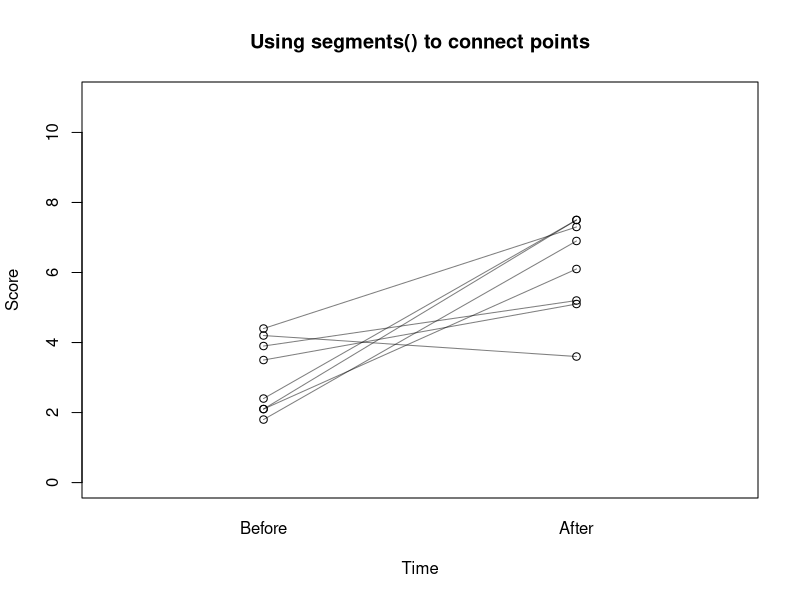

The R source for this figure:
# Before and after data
before <- c(2.1, 3.5, 1.8, 4.2, 2.4, 3.9, 2.1, 4.4)
after <- c(7.5, 5.1, 6.9, 3.6, 7.5, 5.2, 6.1, 7.3)

# Create plotting space and before scores
plot(x = rep(1, length(before)), 
     y = before, 
     xlim = c(.5, 2.5), 
     ylim = c(0, 11),
     ylab = "Score", 
     xlab = "Time",
     main = "Using segments() to connect points", 
     xaxt = "n")

# Add after scores
points(x = rep(2, length(after)), y = after)

# Add connections with segments()
segments(x0 = rep(1, length(before)), 
         y0 = before, 
         x1 = rep(2, length(after)), 
         y1 = after, 
         col = gray(0, .5))

# Add labels
mtext(text = c("Before", "After"), 
      side = 1, at = c(1, 2), line = 1)

